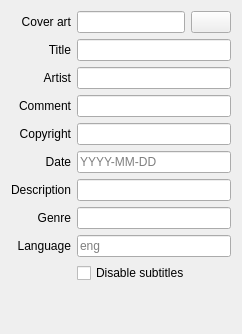
            <widget class="QWidget" name="metadataTab">
             <attribute name="title">
              <string>Metadata</string>
             </attribute>
             <layout class="QGridLayout" name="gridLayout_10">
              <item row="0" column="0">
               <widget class="QLabel" name="coverArtLabel">
                <property name="text">
                 <string>Cover art</string>
                </property>
                <property name="alignment">
                 <set>Qt::AlignmentFlag::AlignRight|Qt::AlignmentFlag::AlignTrailing|Qt::AlignmentFlag::AlignVCenter</set>
                </property>
               </widget>
              </item>
              <item row="0" column="1">
               <layout class="QHBoxLayout" name="horizontalLayout_26">
                <item>
                 <widget class="QLineEdit" name="coverArtLineEdit"/>
                </item>
                <item>
                 <widget class="QPushButton" name="coverArtButton">
                  <property name="icon">
                   <iconset theme="document-open" resource="../../icons/resources.qrc">
                    <normaloff>:/icons/oxygen/32x32/actions/document-open.png</normaloff>:/icons/oxygen/32x32/actions/document-open.png</iconset>
                  </property>
                  <property name="text">
                   <string/>
                  </property>
                  <property name="toolTip">
                   <string>Browse for cover art image</string>
                  </property>
                  <property name="accessibleName">
                   <string>Browse cover art</string>
                  </property>
                  <property name="accessibleDescription">
                   <string>Open a file dialog to select a cover art image</string>
                  </property>
                 </widget>
                </item>
               </layout>
              </item>
              <item row="1" column="0">
               <widget class="QLabel" name="metaTitleLabel">
                <property name="text">
                 <string>Title</string>
                </property>
                <property name="alignment">
                 <set>Qt::AlignmentFlag::AlignRight|Qt::AlignmentFlag::AlignTrailing|Qt::AlignmentFlag::AlignVCenter</set>
                </property>
               </widget>
              </item>
              <item row="1" column="1">
               <widget class="QLineEdit" name="metaTitleLineEdit"/>
              </item>
              <item row="2" column="0">
               <widget class="QLabel" name="metaArtistLabel">
                <property name="text">
                 <string>Artist</string>
                </property>
                <property name="alignment">
                 <set>Qt::AlignmentFlag::AlignRight|Qt::AlignmentFlag::AlignTrailing|Qt::AlignmentFlag::AlignVCenter</set>
                </property>
               </widget>
              </item>
              <item row="2" column="1">
               <widget class="QLineEdit" name="metaArtistLineEdit"/>
              </item>
              <item row="3" column="0">
               <widget class="QLabel" name="metaCommentLabel">
                <property name="text">
                 <string>Comment</string>
                </property>
                <property name="alignment">
                 <set>Qt::AlignmentFlag::AlignRight|Qt::AlignmentFlag::AlignTrailing|Qt::AlignmentFlag::AlignVCenter</set>
                </property>
               </widget>
              </item>
              <item row="3" column="1">
               <widget class="QLineEdit" name="metaCommentLineEdit"/>
              </item>
              <item row="4" column="0">
               <widget class="QLabel" name="metaCopyrightLabel">
                <property name="text">
                 <string>Copyright</string>
                </property>
                <property name="alignment">
                 <set>Qt::AlignmentFlag::AlignRight|Qt::AlignmentFlag::AlignTrailing|Qt::AlignmentFlag::AlignVCenter</set>
                </property>
               </widget>
              </item>
              <item row="4" column="1">
               <widget class="QLineEdit" name="metaCopyrightLineEdit"/>
              </item>
              <item row="5" column="0">
               <widget class="QLabel" name="metaDateLabel">
                <property name="text">
                 <string>Date</string>
                </property>
                <property name="alignment">
                 <set>Qt::AlignmentFlag::AlignRight|Qt::AlignmentFlag::AlignTrailing|Qt::AlignmentFlag::AlignVCenter</set>
                </property>
               </widget>
              </item>
              <item row="5" column="1">
               <widget class="QLineEdit" name="metaDateLineEdit">
                <property name="placeholderText">
                 <string>YYYY-MM-DD</string>
                </property>
               </widget>
              </item>
              <item row="6" column="0">
               <widget class="QLabel" name="metaDescriptionLabel">
                <property name="text">
                 <string>Description</string>
                </property>
                <property name="alignment">
                 <set>Qt::AlignmentFlag::AlignRight|Qt::AlignmentFlag::AlignTrailing|Qt::AlignmentFlag::AlignVCenter</set>
                </property>
               </widget>
              </item>
              <item row="6" column="1">
               <widget class="QLineEdit" name="metaDescriptionLineEdit"/>
              </item>
              <item row="7" column="0">
               <widget class="QLabel" name="metaGenreLabel">
                <property name="text">
                 <string>Genre</string>
                </property>
                <property name="alignment">
                 <set>Qt::AlignmentFlag::AlignRight|Qt::AlignmentFlag::AlignTrailing|Qt::AlignmentFlag::AlignVCenter</set>
                </property>
               </widget>
              </item>
              <item row="7" column="1">
               <widget class="QLineEdit" name="metaGenreLineEdit"/>
              </item>
              <item row="8" column="0">
               <widget class="QLabel" name="metaLanguageLabel">
                <property name="text">
                 <string>Language</string>
                </property>
                <property name="alignment">
                 <set>Qt::AlignmentFlag::AlignRight|Qt::AlignmentFlag::AlignTrailing|Qt::AlignmentFlag::AlignVCenter</set>
                </property>
               </widget>
              </item>
              <item row="8" column="1">
               <widget class="QLineEdit" name="metaLanguageLineEdit">
                <property name="placeholderText">
                 <string>eng</string>
                </property>
               </widget>
              </item>
              <item row="9" column="1">
               <widget class="QCheckBox" name="disableSubtitlesCheckbox">
                <property name="text">
                 <string>Disable subtitles</string>
                </property>
               </widget>
              </item>
              <item row="10" column="1">
               <spacer name="metadataVerticalSpacer">
                <property name="orientation">
                 <enum>Qt::Orientation::Vertical</enum>
                </property>
                <property name="sizeHint" stdset="0">
                 <size>
                  <width>20</width>
                  <height>40</height>
                 </size>
                </property>
               </spacer>
              </item>
             </layout>
            </widget>
